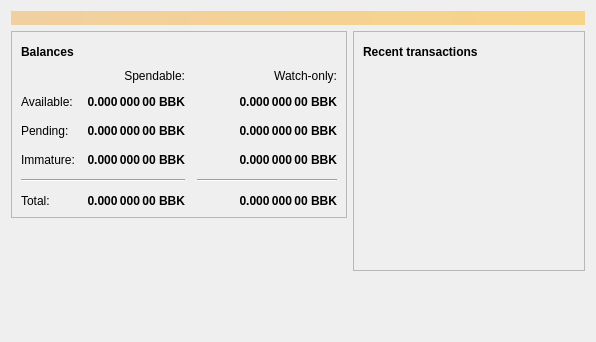
<?xml version="1.0" encoding="UTF-8"?>
<ui version="4.0">
 <class>OverviewPage</class>
 <widget class="QWidget" name="OverviewPage">
  <property name="geometry">
   <rect>
    <x>0</x>
    <y>0</y>
    <width>596</width>
    <height>342</height>
   </rect>
  </property>
  <property name="windowTitle">
   <string>Form</string>
  </property>
  <layout class="QVBoxLayout" name="topLayout">
   <item>
    <widget class="QLabel" name="labelAlerts">
     <property name="visible">
      <bool>false</bool>
     </property>
     <property name="styleSheet">
      <string notr="true">QLabel { background-color: qlineargradient(x1: 0, y1: 0, x2: 1, y2: 0, stop:0 #F0D0A0, stop:1 #F8D488); color:#000000; }</string>
     </property>
     <property name="wordWrap">
      <bool>true</bool>
     </property>
     <property name="margin">
      <number>3</number>
     </property>
     <property name="textInteractionFlags">
      <set>Qt::TextSelectableByMouse</set>
     </property>
    </widget>
   </item>
   <item>
    <layout class="QHBoxLayout" name="horizontalLayout" stretch="1,1">
     <item>
      <layout class="QVBoxLayout" name="verticalLayout_2">
       <item>
        <widget class="QFrame" name="frame">
         <property name="frameShape">
          <enum>QFrame::StyledPanel</enum>
         </property>
         <property name="frameShadow">
          <enum>QFrame::Raised</enum>
         </property>
         <layout class="QVBoxLayout" name="verticalLayout_4">
          <item>
           <layout class="QHBoxLayout" name="horizontalLayout_4">
            <item>
             <widget class="QLabel" name="label_5">
              <property name="font">
               <font>
                <weight>75</weight>
                <bold>true</bold>
               </font>
              </property>
              <property name="text">
               <string>Balances</string>
              </property>
             </widget>
            </item>
            <item>
             <widget class="QPushButton" name="labelWalletStatus">
              <property name="enabled">
               <bool>true</bool>
              </property>
              <property name="maximumSize">
               <size>
                <width>30</width>
                <height>16777215</height>
               </size>
              </property>
              <property name="toolTip">
               <string>The displayed information may be out of date. Your wallet automatically synchronizes with the bblocks network after a connection is established, but this process has not completed yet.</string>
              </property>
              <property name="text">
               <string/>
              </property>
              <property name="icon">
               <iconset resource="../bitcoin.qrc">
                <normaloff>:/icons/warning</normaloff>
                <disabledoff>:/icons/warning</disabledoff>:/icons/warning</iconset>
              </property>
              <property name="iconSize">
               <size>
                <width>24</width>
                <height>24</height>
               </size>
              </property>
              <property name="flat">
               <bool>true</bool>
              </property>
             </widget>
            </item>
            <item>
             <spacer name="horizontalSpacer_3">
              <property name="orientation">
               <enum>Qt::Horizontal</enum>
              </property>
              <property name="sizeHint" stdset="0">
               <size>
                <width>40</width>
                <height>20</height>
               </size>
              </property>
             </spacer>
            </item>
           </layout>
          </item>
          <item>
           <layout class="QGridLayout" name="gridLayout">
            <property name="spacing">
             <number>12</number>
            </property>
            <item row="2" column="2">
             <widget class="QLabel" name="labelWatchPending">
              <property name="font">
               <font>
                <weight>75</weight>
                <bold>true</bold>
               </font>
              </property>
              <property name="cursor">
               <cursorShape>IBeamCursor</cursorShape>
              </property>
              <property name="toolTip">
               <string>Unconfirmed transactions to watch-only addresses</string>
              </property>
              <property name="text">
               <string notr="true">0.000 000 00 BBK</string>
              </property>
              <property name="alignment">
               <set>Qt::AlignRight|Qt::AlignTrailing|Qt::AlignVCenter</set>
              </property>
              <property name="textInteractionFlags">
               <set>Qt::LinksAccessibleByMouse|Qt::TextSelectableByKeyboard|Qt::TextSelectableByMouse</set>
              </property>
             </widget>
            </item>
            <item row="2" column="1">
             <widget class="QLabel" name="labelUnconfirmed">
              <property name="font">
               <font>
                <weight>75</weight>
                <bold>true</bold>
               </font>
              </property>
              <property name="cursor">
               <cursorShape>IBeamCursor</cursorShape>
              </property>
              <property name="toolTip">
               <string>Total of transactions that have yet to be confirmed, and do not yet count toward the spendable balance</string>
              </property>
              <property name="text">
               <string notr="true">0.000 000 00 BBK</string>
              </property>
              <property name="alignment">
               <set>Qt::AlignRight|Qt::AlignTrailing|Qt::AlignVCenter</set>
              </property>
              <property name="textInteractionFlags">
               <set>Qt::LinksAccessibleByMouse|Qt::TextSelectableByKeyboard|Qt::TextSelectableByMouse</set>
              </property>
             </widget>
            </item>
            <item row="3" column="2">
             <widget class="QLabel" name="labelWatchImmature">
              <property name="font">
               <font>
                <weight>75</weight>
                <bold>true</bold>
               </font>
              </property>
              <property name="cursor">
               <cursorShape>IBeamCursor</cursorShape>
              </property>
              <property name="toolTip">
               <string>Mined balance in watch-only addresses that has not yet matured</string>
              </property>
              <property name="text">
               <string notr="true">0.000 000 00 BBK</string>
              </property>
              <property name="alignment">
               <set>Qt::AlignRight|Qt::AlignTrailing|Qt::AlignVCenter</set>
              </property>
              <property name="textInteractionFlags">
               <set>Qt::LinksAccessibleByMouse|Qt::TextSelectableByKeyboard|Qt::TextSelectableByMouse</set>
              </property>
             </widget>
            </item>
            <item row="4" column="0" colspan="2">
             <widget class="Line" name="line">
              <property name="orientation">
               <enum>Qt::Horizontal</enum>
              </property>
             </widget>
            </item>
            <item row="4" column="2">
             <widget class="Line" name="lineWatchBalance">
              <property name="sizePolicy">
               <sizepolicy hsizetype="Preferred" vsizetype="Fixed">
                <horstretch>0</horstretch>
                <verstretch>0</verstretch>
               </sizepolicy>
              </property>
              <property name="minimumSize">
               <size>
                <width>140</width>
                <height>0</height>
               </size>
              </property>
              <property name="orientation">
               <enum>Qt::Horizontal</enum>
              </property>
             </widget>
            </item>
            <item row="5" column="0">
             <widget class="QLabel" name="labelTotalText">
              <property name="text">
               <string>Total:</string>
              </property>
             </widget>
            </item>
            <item row="3" column="1">
             <widget class="QLabel" name="labelImmature">
              <property name="font">
               <font>
                <weight>75</weight>
                <bold>true</bold>
               </font>
              </property>
              <property name="cursor">
               <cursorShape>IBeamCursor</cursorShape>
              </property>
              <property name="toolTip">
               <string>Mined balance that has not yet matured</string>
              </property>
              <property name="text">
               <string notr="true">0.000 000 00 BBK</string>
              </property>
              <property name="alignment">
               <set>Qt::AlignRight|Qt::AlignTrailing|Qt::AlignVCenter</set>
              </property>
              <property name="textInteractionFlags">
               <set>Qt::LinksAccessibleByMouse|Qt::TextSelectableByKeyboard|Qt::TextSelectableByMouse</set>
              </property>
             </widget>
            </item>
            <item row="2" column="3">
             <spacer name="horizontalSpacer_2">
              <property name="orientation">
               <enum>Qt::Horizontal</enum>
              </property>
              <property name="sizeHint" stdset="0">
               <size>
                <width>40</width>
                <height>20</height>
               </size>
              </property>
             </spacer>
            </item>
            <item row="3" column="0">
             <widget class="QLabel" name="labelImmatureText">
              <property name="text">
               <string>Immature:</string>
              </property>
             </widget>
            </item>
            <item row="5" column="1">
             <widget class="QLabel" name="labelTotal">
              <property name="font">
               <font>
                <weight>75</weight>
                <bold>true</bold>
               </font>
              </property>
              <property name="cursor">
               <cursorShape>IBeamCursor</cursorShape>
              </property>
              <property name="toolTip">
               <string>Your current total balance</string>
              </property>
              <property name="text">
               <string notr="true">0.000 000 00 BBK</string>
              </property>
              <property name="alignment">
               <set>Qt::AlignRight|Qt::AlignTrailing|Qt::AlignVCenter</set>
              </property>
              <property name="textInteractionFlags">
               <set>Qt::LinksAccessibleByMouse|Qt::TextSelectableByKeyboard|Qt::TextSelectableByMouse</set>
              </property>
             </widget>
            </item>
            <item row="5" column="2">
             <widget class="QLabel" name="labelWatchTotal">
              <property name="font">
               <font>
                <weight>75</weight>
                <bold>true</bold>
               </font>
              </property>
              <property name="cursor">
               <cursorShape>IBeamCursor</cursorShape>
              </property>
              <property name="toolTip">
               <string>Current total balance in watch-only addresses</string>
              </property>
              <property name="text">
               <string notr="true">0.000 000 00 BBK</string>
              </property>
              <property name="alignment">
               <set>Qt::AlignRight|Qt::AlignTrailing|Qt::AlignVCenter</set>
              </property>
              <property name="textInteractionFlags">
               <set>Qt::LinksAccessibleByMouse|Qt::TextSelectableByKeyboard|Qt::TextSelectableByMouse</set>
              </property>
             </widget>
            </item>
            <item row="0" column="2">
             <widget class="QLabel" name="labelWatchonly">
              <property name="text">
               <string>Watch-only:</string>
              </property>
              <property name="alignment">
               <set>Qt::AlignRight|Qt::AlignTrailing|Qt::AlignVCenter</set>
              </property>
             </widget>
            </item>
            <item row="1" column="0">
             <widget class="QLabel" name="labelBalanceText">
              <property name="text">
               <string>Available:</string>
              </property>
             </widget>
            </item>
            <item row="1" column="1">
             <widget class="QLabel" name="labelBalance">
              <property name="font">
               <font>
                <weight>75</weight>
                <bold>true</bold>
               </font>
              </property>
              <property name="cursor">
               <cursorShape>IBeamCursor</cursorShape>
              </property>
              <property name="toolTip">
               <string>Your current spendable balance</string>
              </property>
              <property name="text">
               <string notr="true">0.000 000 00 BBK</string>
              </property>
              <property name="alignment">
               <set>Qt::AlignRight|Qt::AlignTrailing|Qt::AlignVCenter</set>
              </property>
              <property name="textInteractionFlags">
               <set>Qt::LinksAccessibleByMouse|Qt::TextSelectableByKeyboard|Qt::TextSelectableByMouse</set>
              </property>
             </widget>
            </item>
            <item row="1" column="2">
             <widget class="QLabel" name="labelWatchAvailable">
              <property name="font">
               <font>
                <weight>75</weight>
                <bold>true</bold>
               </font>
              </property>
              <property name="cursor">
               <cursorShape>IBeamCursor</cursorShape>
              </property>
              <property name="toolTip">
               <string>Your current balance in watch-only addresses</string>
              </property>
              <property name="text">
               <string notr="true">0.000 000 00 BBK</string>
              </property>
              <property name="alignment">
               <set>Qt::AlignRight|Qt::AlignTrailing|Qt::AlignVCenter</set>
              </property>
              <property name="textInteractionFlags">
               <set>Qt::LinksAccessibleByMouse|Qt::TextSelectableByKeyboard|Qt::TextSelectableByMouse</set>
              </property>
             </widget>
            </item>
            <item row="2" column="0">
             <widget class="QLabel" name="labelPendingText">
              <property name="text">
               <string>Pending:</string>
              </property>
             </widget>
            </item>
            <item row="0" column="1">
             <widget class="QLabel" name="labelSpendable">
              <property name="text">
               <string>Spendable:</string>
              </property>
              <property name="alignment">
               <set>Qt::AlignRight|Qt::AlignTrailing|Qt::AlignVCenter</set>
              </property>
             </widget>
            </item>
           </layout>
          </item>
         </layout>
        </widget>
       </item>
       <item>
        <spacer name="verticalSpacer">
         <property name="orientation">
          <enum>Qt::Vertical</enum>
         </property>
         <property name="sizeHint" stdset="0">
          <size>
           <width>20</width>
           <height>40</height>
          </size>
         </property>
        </spacer>
       </item>
      </layout>
     </item>
     <item>
      <layout class="QVBoxLayout" name="verticalLayout_3">
       <item>
        <widget class="QFrame" name="frame_2">
         <property name="frameShape">
          <enum>QFrame::StyledPanel</enum>
         </property>
         <property name="frameShadow">
          <enum>QFrame::Raised</enum>
         </property>
         <layout class="QVBoxLayout" name="verticalLayout">
          <item>
           <layout class="QHBoxLayout" name="horizontalLayout_2">
            <item>
             <widget class="QLabel" name="label_4">
              <property name="font">
               <font>
                <weight>75</weight>
                <bold>true</bold>
               </font>
              </property>
              <property name="text">
               <string>Recent transactions</string>
              </property>
             </widget>
            </item>
            <item>
             <widget class="QPushButton" name="labelTransactionsStatus">
              <property name="enabled">
               <bool>true</bool>
              </property>
              <property name="maximumSize">
               <size>
                <width>30</width>
                <height>16777215</height>
               </size>
              </property>
              <property name="toolTip">
               <string>The displayed information may be out of date. Your wallet automatically synchronizes with the bblocks network after a connection is established, but this process has not completed yet.</string>
              </property>
              <property name="text">
               <string/>
              </property>
              <property name="icon">
               <iconset resource="../bitcoin.qrc">
                <normaloff>:/icons/warning</normaloff>
                <disabledoff>:/icons/warning</disabledoff>:/icons/warning</iconset>
              </property>
              <property name="iconSize">
               <size>
                <width>24</width>
                <height>24</height>
               </size>
              </property>
              <property name="flat">
               <bool>true</bool>
              </property>
             </widget>
            </item>
            <item>
             <spacer name="horizontalSpacer">
              <property name="orientation">
               <enum>Qt::Horizontal</enum>
              </property>
              <property name="sizeHint" stdset="0">
               <size>
                <width>40</width>
                <height>20</height>
               </size>
              </property>
             </spacer>
            </item>
           </layout>
          </item>
          <item>
           <widget class="QListView" name="listTransactions">
            <property name="styleSheet">
             <string notr="true">QListView { background: transparent; }</string>
            </property>
            <property name="frameShape">
             <enum>QFrame::NoFrame</enum>
            </property>
            <property name="verticalScrollBarPolicy">
             <enum>Qt::ScrollBarAlwaysOff</enum>
            </property>
            <property name="horizontalScrollBarPolicy">
             <enum>Qt::ScrollBarAlwaysOff</enum>
            </property>
            <property name="selectionMode">
             <enum>QAbstractItemView::NoSelection</enum>
            </property>
           </widget>
          </item>
         </layout>
        </widget>
       </item>
       <item>
        <spacer name="verticalSpacer_2">
         <property name="orientation">
          <enum>Qt::Vertical</enum>
         </property>
         <property name="sizeHint" stdset="0">
          <size>
           <width>20</width>
           <height>40</height>
          </size>
         </property>
        </spacer>
       </item>
      </layout>
     </item>
    </layout>
   </item>
  </layout>
 </widget>
 <resources/>
 <connections/>
</ui>
